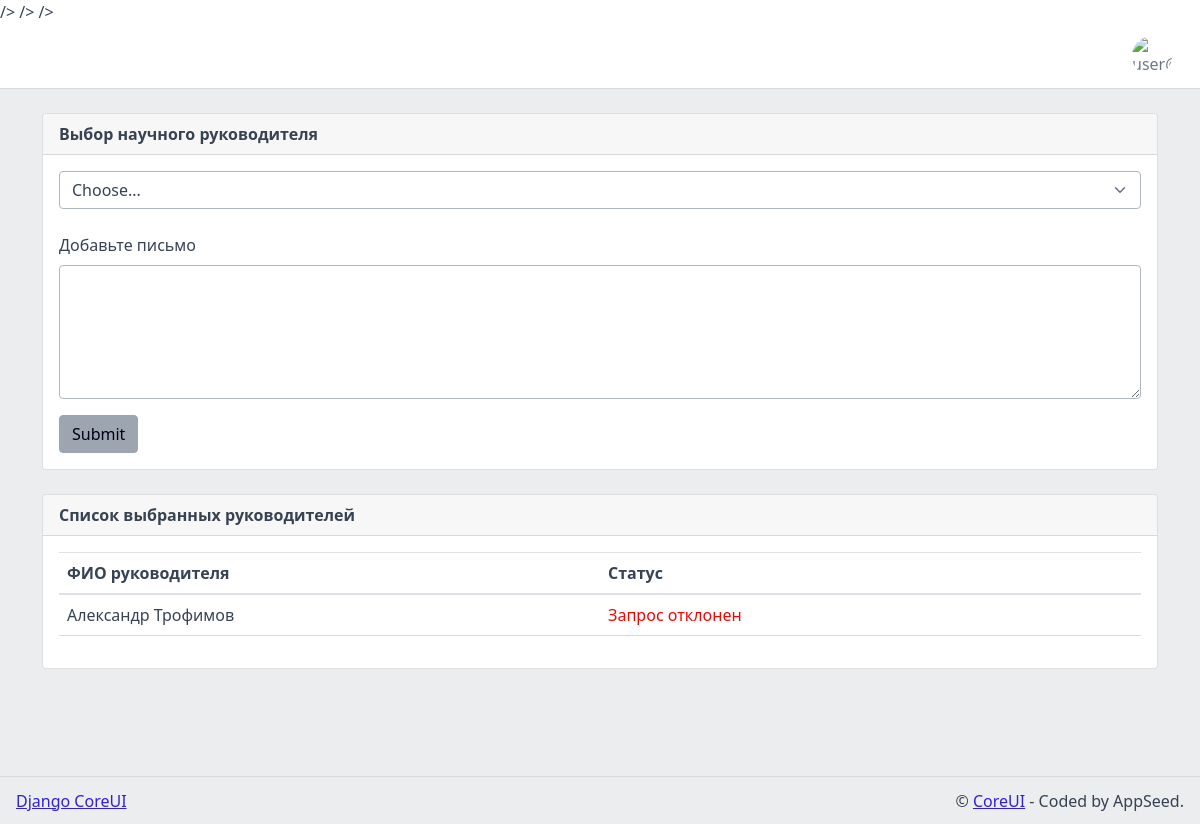
The page /choose-teacher/1/ on the database as committed earlier.
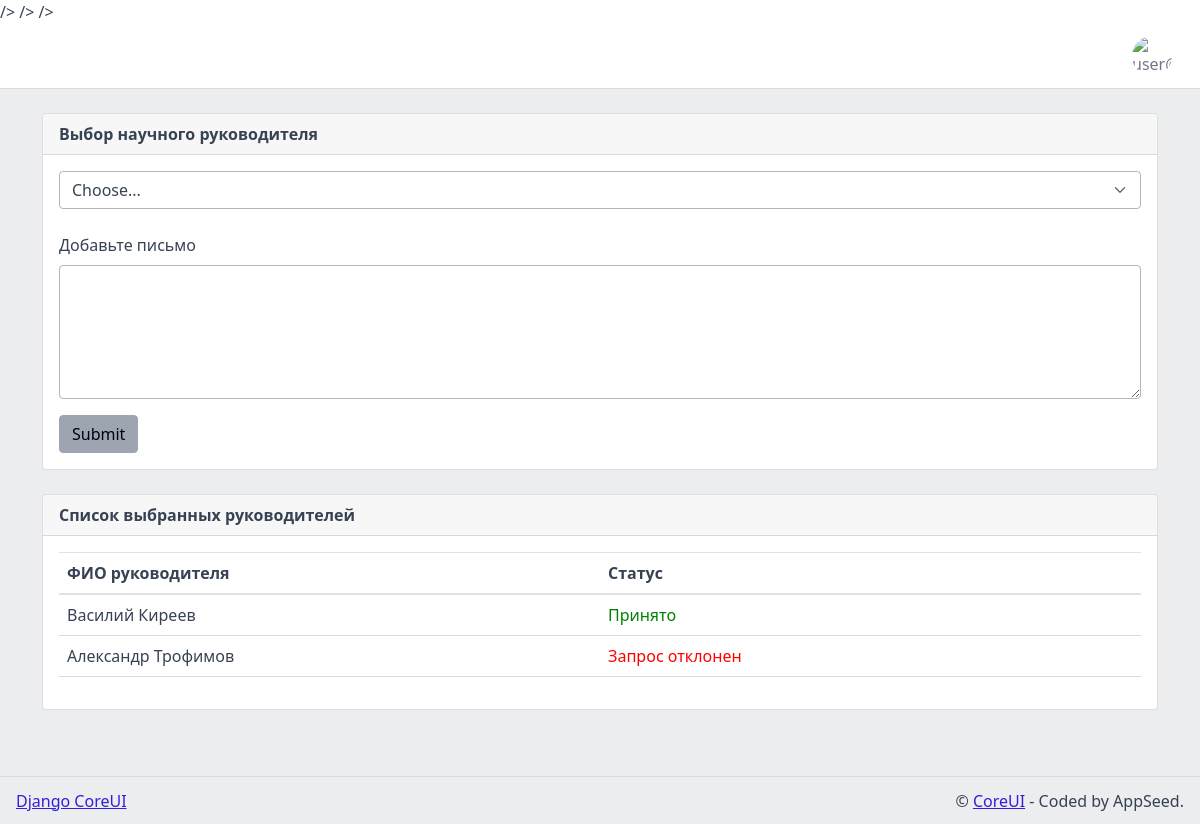
The same page on the database as committed later.
### base/models.py (models this page shows, shortened)
class Assignment(models.Model):
    student = models.ForeignKey(UserProfile, related_name='student_assignment', on_delete=models.CASCADE)
    teacher = models.ForeignKey(UserProfile, related_name='teacher_assignment', on_delete=models.CASCADE)
    is_accepted = models.BooleanField(default=False)
    is_reviewed = models.BooleanField(default=False)
    created_at = models.DateTimeField(auto_now_add=True)
    text = models.TextField(blank=True)

### users/models.py (models this page shows, shortened)
class UserProfile(models.Model):
    user = models.OneToOneField(User, on_delete=models.CASCADE)
    middle_name = models.CharField(max_length=30, blank=True, null=True)
    ROLE_CHOICES = (
        ('student', 'Student'),
        ('admin', 'Admin'),
        ('teacher', 'Teacher')
    )
    role = models.CharField(max_length=20, choices=ROLE_CHOICES, null=True)
    group = models.ForeignKey(Group, on_delete=models.SET_NULL, null=True, blank=True)

### users/views.py (the view, shortened to what this page needs)
# urls.py: path('choose-teacher/<int:student_id>/', views.choose_teacher, name='choose-teacher'),
def choose_teacher(request, student_id):
    teachers = UserProfile.objects.filter(role='teacher')
    student = get_object_or_404(UserProfile, pk=student_id, role='student')
    chosen_teachers = Assignment.objects.filter(student=student).order_by('-created_at')
    context = {'teachers':teachers, 'student':student, 'chosen_teachers':chosen_teachers}
    return render(request, 'users/choose_teacher.html', context=context)

### users/templates/users/choose_teacher.html (shortened to what this page needs)
{% extends "main.html" %}
{% block content %}
<div class="body flex-grow-1 px-3">
  <div class="container-lg">
    <div class="card mb-4">
      <div class="card-header">
        <strong>Выбор научного руководителя</strong>
      </div>
      <div class="card-body">
        <div class="example">
          <form action="" method="POST">
            <select class="form-select" id="teacherSelect" name="teacher_id">
              <option selected>Choose...</option>
            </select>
            <br />
            <div class="mb-3">
              <label class="form-label" for="messageText"
                >Добавьте письмо</label
              >
              <textarea
                class="form-control"
                id="messageText"
                rows="5"
                name="message"
              ></textarea>
            </div>
            <input class="btn btn-secondary" type="submit" value="Submit" />
          </form>
        </div>
      </div>
    </div>
    <div class="card mb-4">
      <div class="card-header">
        <strong>Список выбранных руководителей</strong>
      </div>
      <div class="card-body">
        <div class="example">
          <div class="table-responsive">
            <table class="table align-middle">
              <thead>
                <tr>
                  <th style="width: 20%" scope="col">ФИО руководителя</th>
                  <th style="width: 20%" scope="col">Статус</th>
                </tr>
              </thead>
              <tbody>
                {% for assignment in chosen_teachers %}
                <tr>
                  <td>
                    {{assignment.teacher.user.first_name}}
                    {{assignment.teacher.user.last_name}}
                  </td>
                  {% if assignment.is_reviewed %}
                    {% if assignment.is_accepted %}
                      <td style="color:green;">Принято</td>
                    {% else %}
                      <td style="color:red;">Запрос отклонен</td>
                    {% endif %}
                  {% else %}
                    <td style="color:orange;">На рассмотрении</td>
                  {% endif %}
                </tr>
                {% endfor %}
              </tbody>
            </table>
          </div>
        </div>
      </div>
    </div>
  </div>
</div>
{% endblock content %}

### templates/main.html (shortened to what this page needs)
{% load static %}
<!DOCTYPE html>
<html lang="en">
  <head>
    <link
      href="https://cdn.jsdelivr.net/npm/@coreui/coreui@5.0.0/dist/css/coreui.min.css"
      rel="stylesheet"
    />
    <link
      rel="stylesheet"
      href="https://cdnjs.cloudflare.com/ajax/libs/font-awesome/5.15.4/css/all.min.css"/>
    <link
      rel="stylesheet"
      href="https://stackpath.bootstrapcdn.com/bootstrap/4.5.2/css/bootstrap.min.css"
    />
    <link rel="stylesheet" href="/static/styles//simplebar.css" />
    <link rel="stylesheet" href="/static/styles/vendors/simplebar.css" />
    <link href="/static/styles/style.css" rel="stylesheet" />
  </head>
  <body>
    <div class="wrapper d-flex flex-column min-vh-100 bg-light">
      {% include 'includes/navigation.html' %}
      {% block content %} {% endblock content %}
      {% include 'includes/footer.html'%}
    </div>
  </body>
</html>

### templates/includes/navigation.html (shortened to what this page needs)
<header class="header header-sticky mb-4">
  <div class="container-fluid">
    <button
      class="header-toggler px-md-0 me-md-3"
      type="button"
      onclick="coreui.Sidebar.getInstance(document.querySelector('#sidebar')).toggle()"
    >
      <svg class="icon icon-lg">
        <use xlink:href="/static/assets/free.svg#cil-menu"></use>
      </svg></button
    >
    <ul class="header-nav ms-3">
      <li class="nav-item dropdown">
        <a
          class="nav-link py-0"
          data-coreui-toggle="dropdown"
          href="#"
          role="button"
          aria-haspopup="true"
          aria-expanded="false"
        >
          <div class="avatar avatar-md">
            <img
              class="avatar-img"
              src="/static/assets/img/avatars/1.jpg"
              alt="user@email.com"
            />
          </div>
        </a>
      </li>
    </ul>
  </div>
</header>

### templates/includes/footer.html
<footer class="footer">
    <div>
        <a target="_blank" href="https://appseed.us/product/coreui/django/">Django CoreUI </a>
    </div>
    <div class="ms-auto">
        &copy; <a target="_blank" href="https://bit.ly/2VTDaxg">CoreUI</a> - Coded by AppSeed.
    </div>
</footer>

Rows that differ between the two databases and show on the page:
added Assignment: teacher.user.first_name "Василий", teacher.user.last_name "Киреев", is_reviewed "Принято"
